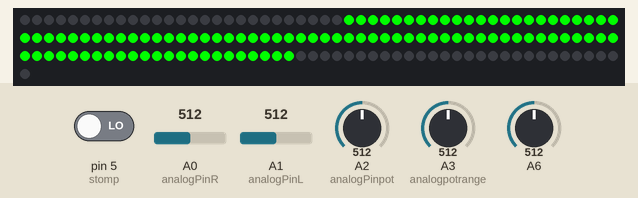
Recording of a sketch running on a simulated Arduino Uno, built with avr-gcc and run on an emulated ATmega328P. Shown: 151 RGB LEDs in strip order, left to right, continuing on the next row. The inputs (shaded band) are chosen by the test bench; at power-on: A3 (analogpotrange) = 512, A0 (analogPinR) = 512, A1 (analogPinL) = 512, pin 5 (stomp) LOW, A2 (analogPinpot) = 512, A6 = 512. What the sketch prints to the serial monitor is not drawn.

Above: at 1.2 s.
1.3 s: A3 (analogpotrange) set to 992
At 2.9 s:
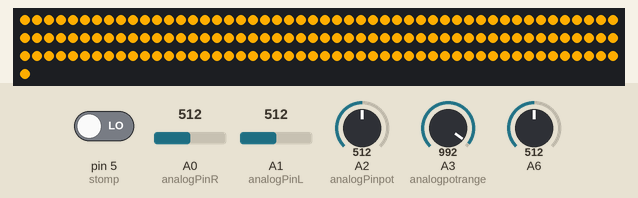
3.2 s: A0 (analogPinR) set to 479
4.8 s: A1 (analogPinL) set to 30
At 6.11 s:
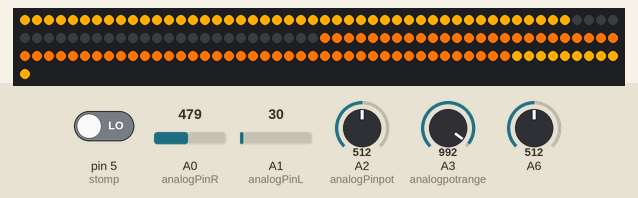
6.4 s: A1 (analogPinL) set to 716
At 7.05 s:
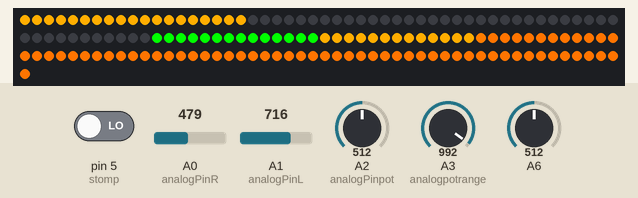
9.0 s: pin 5 (stomp) driven HIGH
At 9.22 s:
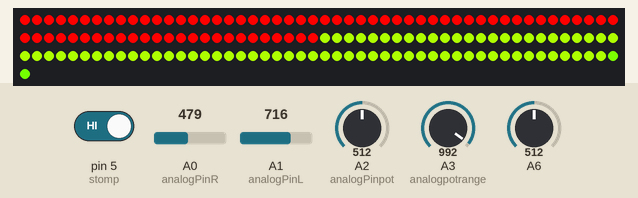
11.0 s: A3 (analogpotrange) set to 306
At 11.18 s:
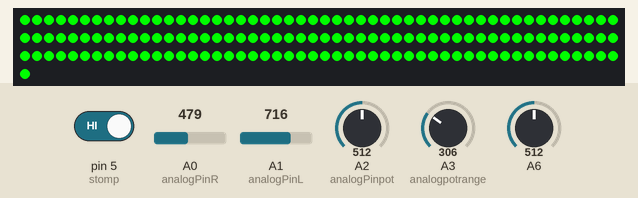

Measured:
- after the input at 1.3 s, the LEDs: first change after 0.28 s (image 1 shows a later state)
- after the input at 4.8 s, the LEDs: first differ from a run without the input after 0.05 s (image 2 shows a later state)
- after the input at 6.4 s, the LEDs: first change after 0.18 s (image 3 shows a later state)
- after the input at 11.0 s, the LEDs: change after 0.11 s (image 5)

The sketch:

A2_MSGEQ7_Propagate_to_amplitude_adjustable_amp_range.ino
```cpp
#include <Adafruit_NeoPixel.h>
#define PIN 6
#define CNT_LIGHTS 151

Adafruit_NeoPixel strip = Adafruit_NeoPixel(CNT_LIGHTS, PIN, NEO_GRB + NEO_KHZ800);
//fixed settings
int analogPinL = 1; // read from multiplexer using analog input 0
int analogPinR = 0; // read from multiplexer using analog input 0
int strobePin = 12; // strobe is attached to digital pin 2
int resetPin = 13; // reset is attached to digital pin 3
int spectrumValueL[6];
int spectrumValueR[6]; // to hold a2d values
int previousSpectrumValueL[6]; // to hold a2d values
int previousSpectrumValueR[6]; // to hold a2d values
int global_brightness = 255; // Sets global brightness, i.e. 64 is 1/4 brightness.
int useColor[2];
int num;
float waveValue;
int prop[CNT_LIGHTS];
int prop_history[CNT_LIGHTS];
int refresh_counter = 0;
int analogPinpot = 2;// dial for speed
int analogpotrange = 3;// dial for range
int use_refresh = 0;
float use_brightness = 0;
int tmp_refresh_adj = 0;
float pot_range = 0.0;

int colstate = 0;


int stomp = 5;
//lowest reading the MSGEQ7 should recognize 1-1000 range
int minFilter = 50;
//higher number refreshes slow - refreshed every nth interation
int refresh = 20;


void setup()
{
  Serial.begin(9600); // print to serial monitor
  strip.begin();
  strip.show(); // Initialize all pixels to 'off'
  pinMode(analogPinL, INPUT);
  pinMode(stomp, INPUT);
  pinMode(analogPinR, INPUT);
  pinMode(strobePin, OUTPUT);
  pinMode(resetPin, OUTPUT);
  analogReference(DEFAULT);
  digitalWrite(resetPin, LOW);
  digitalWrite(strobePin, HIGH);
}

void loop()
{
    if (digitalRead(stomp) == HIGH){
      delay(100);
      if(colstate < 2){colstate++;}
      else if(colstate == 2){colstate=0;}
    }
   runTime();
}


void runTime()
{

  digitalWrite(resetPin, HIGH);
  digitalWrite(resetPin, LOW);
  int changeL = 0;
  int changeR = 0;
  int changePinL = 0;
  int changePinR = 0;
  int k,i,r,g,b;
  float pot_value = 0.0;

  int use_le = 0;
  int use_ls = ((CNT_LIGHTS/2)-1);
  int use_rs = ((CNT_LIGHTS/2)+0);
  int use_re = (CNT_LIGHTS-1);
  int spectrum_totalL = 0;
  int spectrum_totalR = 0;
  int spectrum_counts = 0;


  //get readings from chip
  for (i = 0; i < 7; i++)
  {
    spectrum_counts++;
    previousSpectrumValueL[i] = spectrumValueL[i];
    previousSpectrumValueR[i] = spectrumValueR[i];
    digitalWrite(strobePin, LOW);
    delayMicroseconds(30); // to allow the output to settle
    spectrumValueL[i] = analogRead(analogPinL);
    spectrumValueR[i] = analogRead(analogPinR);

    spectrum_totalL+= spectrumValueL[i];
    spectrum_totalR+= spectrumValueR[i];

    if( spectrumValueL[i] > 400 && i <=1)
          tmp_refresh_adj+= 23;
    if( spectrumValueR[i] > 400 && i <=1)
          tmp_refresh_adj+= 23;

    /*
    //figure out which pin changed the most since last reading
    if( abs(previousSpectrumValueL[i]-spectrumValueL[i]) > changeL)
    {
        changeL = abs(previousSpectrumValueL[i]-spectrumValueL[i]);
        if( spectrumValueL[i] > minFilter  )
          changePinL = (i+1);
    }//if

    //figure out which pin changed the most since last reading
    if( abs(previousSpectrumValueR[i]-spectrumValueR[i]) > changeR)
    {
        changeR = abs(previousSpectrumValueR[i]-spectrumValueR[i]);
        if( spectrumValueR[i] > minFilter )
          changePinR = (i+1);
    }//if
    */

    digitalWrite(strobePin, HIGH);

  }//for i

  changePinL = (spectrum_totalL);
  changePinR = (spectrum_totalR);

  use_refresh = refresh;
  use_brightness = global_brightness;

  //for use of dial
  pot_value = analogRead(analogPinpot);
  pot_range = analogRead(analogpotrange);
  if(pot_value < 1000)
  {
    if (pot_value > 20){
    //Serial.println(pot_value);
    use_refresh = pot_value / 50;
  }
  else
  {
     use_refresh = 0;
  }
    //use_brightness = round(255 * (pot_value / 700));
    //Serial.println(use_brightness);
  }

  Serial.println(pot_value);


  if(tmp_refresh_adj < 0) { tmp_refresh_adj = 0; }
  if(tmp_refresh_adj > 200) { tmp_refresh_adj = 200; }

  refresh_counter++;
  //tmp_refresh_adj = 0;
  //if(refresh_counter>=use_refresh)
  if(refresh_counter>=(use_refresh - round(tmp_refresh_adj * .1)))
  {
    //reset the counter
    refresh_counter = 0;
    tmp_refresh_adj-= 1;

    //save the history - RIGHT SIDE
    for (k = use_rs; k <= use_re; k++)
    {
      prop_history[k] = prop[k-1];
    }//for

    for (k = use_rs; k <= use_re; k++)
    {
      prop[k] = prop_history[k];
    }//for


    //save the history - LEFT SIDE
    for (k = use_ls; k >= use_le; k--)
    {
      prop_history[k] = prop[k+1];
    }//for

    for (k = use_ls; k >= use_le; k--)
    {
      prop[k] = prop_history[k];
    }//for

    //current;
    prop[use_rs] = changePinR;
    prop[use_ls] = changePinL;

    for (k = 0; k < CNT_LIGHTS; k++)
    {
      num = prop[k];
      //Serial.println(num);
      if(num>=0)
      {
        get_color();
        strip.setPixelColor( k, useColor[0], useColor[1], useColor[2]);
      }//if
    }//for


  }//if refresh


  //strip.setBrightness(use_brightness);
  strip.show();
}

void get_color()
{
  int r,g,b;
  //int waveValue;
  //Serial.println(num);
  //num=6000;

  if(num < 500)
  {
    r = 0; g = 0; b = 0;
    if(colstate == 0){
    useColor[0] = g;
    useColor[1] = r;
    useColor[2] = b;
   }
   if(colstate == 1){
    useColor[0] = r;
    useColor[1] = g;
    useColor[2] = b;
   }
   if(colstate == 2){
    useColor[0] = b;
    useColor[1] = g;
    useColor[2] = r;
   }
   //Serial.println(colstate);
  }

  if(num>500)
  {
    getWaveLength();
    getRGB();


  }


  /*

  // RGB for bands 1-7
    if(num<500)
    {
      r = 0; g = 0; b = 0;
    }
    if(num>500 && num <=750)
    {
      r = 255; g = 0; b = 0;
    }
    if(num>750 && num <=1000)
    {
      r = 255; g = 153; b= 0;
    }
    if(num>1000 && num <=1250)
    {
      r = 255; g = 255; b = 0;
    }
    if(num>1250 && num <=1500)
    {
      r = 0; g = 255; b = 0;
    }
    if(num>1500 && num <=1750)
    {
      r = 0; g = 255; b = 255;
    }
    if(num>1750 && num <=2000)
    {
      r = 0; g = 0 ; b = 255;
    }
    if(num>2000)
    {
      r = 255; g = 0; b = 153;
    }
    // G R B for bullet light strand...
    // R G B for NEOPixel flat LED strand
    useColor[0] = g;
    useColor[1] = r;
    useColor[2] = b;

   //test
   */

}

void getWaveLength()
{
  float minVal = 500;
  float maxVal = 4700;
  float minWave = 350;
  float maxWave = 650;
  maxVal = pot_range * 5;
  minVal = pot_range / 2;
  if(num>maxVal)
    maxVal = num;

  waveValue = ((num - minVal) / (maxVal-minVal) * (maxWave - minWave)) + minWave;
 // Serial.print(num);
  //Serial.println();
  //Serial.print(waveValue);
  //Serial.println();
}

void getRGB()
{
  float gamma = .8;
  float rz, gz, bz;
  int intsMax = 255;
  int r,g,b;

  if(waveValue >380 && waveValue <=439)
  {
    rz = (waveValue-440)/(440-380);
    gz = 0;
    bz = 1;
  }

  if(waveValue >=440 && waveValue <=489)
  {
    rz = 0;
    gz = (waveValue-440)/(490-440);
    bz = 1;
  }

  if(waveValue >=490 && waveValue <=509)
  {
    rz = 0;
    gz = 1;
    bz = (waveValue-510)/(510-490);
  }

  if(waveValue >=510 && waveValue <=579)
  {
    rz = (waveValue-510)/(580-510);
    gz = 1;
    bz = 0;
  }

  if(waveValue >=580 && waveValue <=644)
  {
    rz = 1;
    gz = (waveValue-645)/(645-580);
    bz = 0;
  }

  if(waveValue >=645 && waveValue <=780)
  {
    rz = 1;
    gz = 0;
    bz = 0;
  }

  r = rz * 255;
  b = bz * 255;
  g = gz * 255;

   if(colstate == 0){
    useColor[0] = g;
    useColor[1] = r;
    useColor[2] = b;
   }
   if(colstate == 1){
    useColor[0] = r;
    useColor[1] = g;
    useColor[2] = b;
   }
   if(colstate == 2){
    useColor[0] = b;
    useColor[1] = g;
    useColor[2] = r;
   }


}
```
